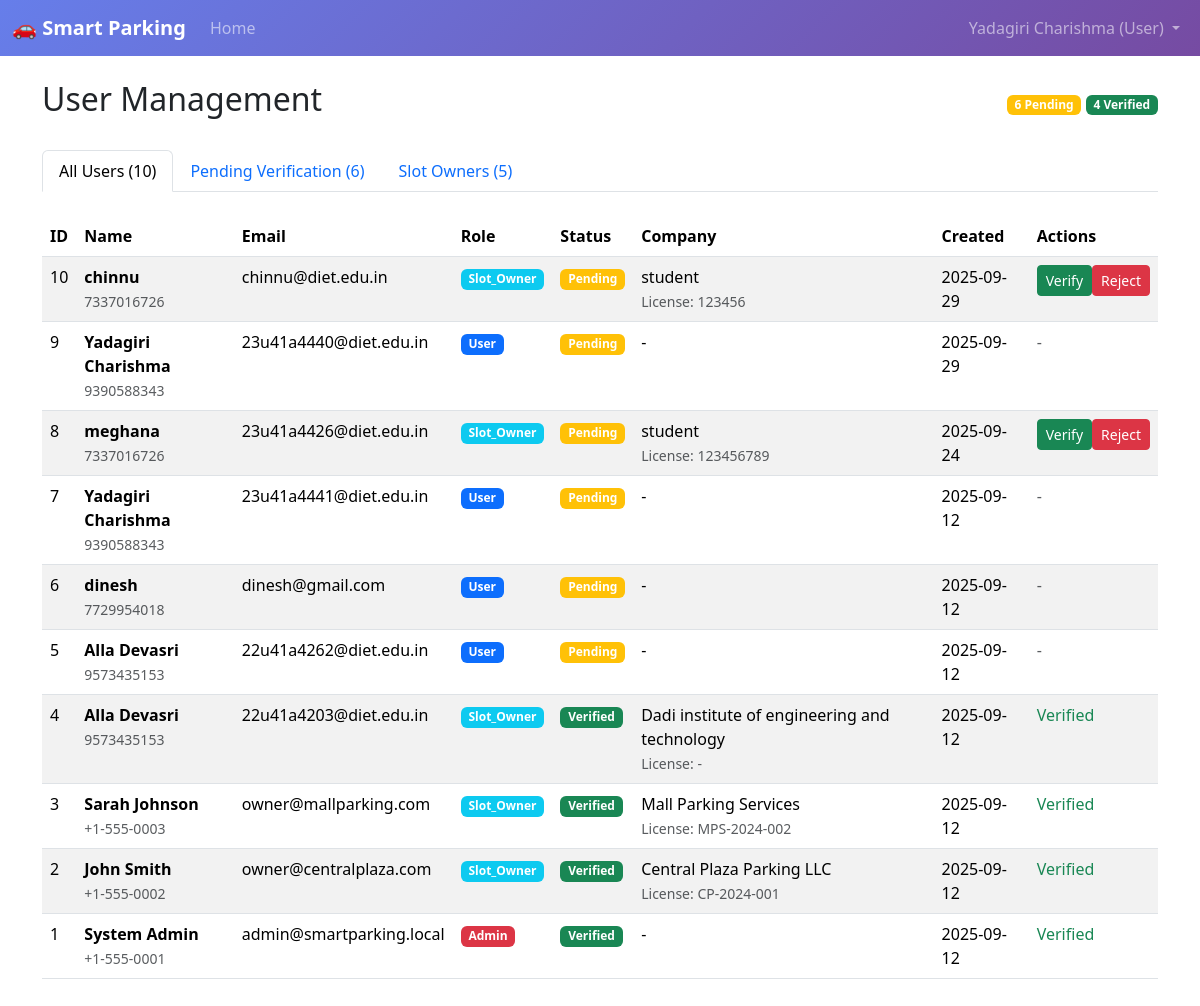
The page /admin/users (signed in) on the database its author committed.
### app/models.py (models this page shows, shortened)
class TimestampMixin:
    created_at = db.Column(db.DateTime, default=datetime.utcnow, nullable=False)
    updated_at = db.Column(db.DateTime, default=datetime.utcnow, onupdate=datetime.utcnow, nullable=False)

class User(UserMixin, db.Model, TimestampMixin):
    __tablename__ = "users"
    id = db.Column(db.Integer, primary_key=True)
    name = db.Column(db.String(120), nullable=False)
    email = db.Column(db.String(255), unique=True, nullable=False, index=True)
    password_hash = db.Column(db.String(255), nullable=False)
    role = db.Column(db.String(20), default="user", nullable=False)  # 'user', 'slot_owner', 'admin'
    phone = db.Column(db.String(20), nullable=True)
    address = db.Column(db.Text, nullable=True)
    company_name = db.Column(db.String(200), nullable=True)  # For slot owners
    license_number = db.Column(db.String(100), nullable=True)  # For slot owners
    is_verified = db.Column(db.Boolean, default=False, nullable=False)
    profile_image = db.Column(db.String(300), nullable=True)
    bookings = db.relationship("Booking", back_populates="user", cascade="all,delete-orphan")
    owned_areas = db.relationship("ParkingArea", back_populates="owner", cascade="all,delete-orphan")

### app/blueprints/admin.py (the view)
@bp.get("/users")
@login_required
def users():
    users = User.query.order_by(User.created_at.desc()).all()
    return render_template("admin/users.html", users=users)

### app/blueprints/auth.py (called while the page is built)
@login_manager.user_loader
def load_user(user_id):
    return User.query.get(int(user_id))

### app/templates/admin/users.html (shortened to what this page needs)
{% extends 'base.html' %}
{% block content %}
<div class="d-flex justify-content-between align-items-center mb-4">
  <h2>User Management</h2>
  <div>
    <span class="badge bg-warning">{{ users|selectattr('is_verified', 'equalto', false)|list|length }} Pending</span>
    <span class="badge bg-success">{{ users|selectattr('is_verified', 'equalto', true)|list|length }} Verified</span>
  </div>
</div>
<ul class="nav nav-tabs mb-4" id="userTabs" role="tablist">
  <li class="nav-item" role="presentation">
    <button class="nav-link active" id="all-tab" data-bs-toggle="tab" data-bs-target="#all" type="button">
      All Users ({{ users|length }})
    </button>
  </li>
  <li class="nav-item" role="presentation">
    <button class="nav-link" id="pending-tab" data-bs-toggle="tab" data-bs-target="#pending" type="button">
      Pending Verification ({{ users|selectattr('is_verified', 'equalto', false)|list|length }})
    </button>
  </li>
  <li class="nav-item" role="presentation">
    <button class="nav-link" id="slot-owners-tab" data-bs-toggle="tab" data-bs-target="#slot-owners" type="button">
      Slot Owners ({{ users|selectattr('role', 'equalto', 'slot_owner')|list|length }})
    </button>
  </li>
</ul>
<div class="tab-content" id="userTabsContent">
  <div class="tab-pane fade show active" id="all">
    <div class="table-responsive">
      <table class="table table-striped">
        <thead>
          <tr>
            <th>ID</th>
            <th>Name</th>
            <th>Email</th>
            <th>Role</th>
            <th>Status</th>
            <th>Company</th>
            <th>Created</th>
            <th>Actions</th>
          </tr>
        </thead>
        <tbody>
          {% for user in users %}
          <tr>
            <td>{{ user.id }}</td>
            <td>
              <strong>{{ user.name }}</strong>
              {% if user.phone %}
                <br><small class="text-muted">{{ user.phone }}</small>
              {% endif %}
            </td>
            <td>{{ user.email }}</td>
            <td>
              <span class="badge bg-{{ 'primary' if user.role == 'user' else 'info' if user.role == 'slot_owner' else 'danger' }}">
                {{ user.role.title() }}
              </span>
            </td>
            <td>
              {% if user.is_verified %}
                <span class="badge bg-success">Verified</span>
              {% else %}
                <span class="badge bg-warning">Pending</span>
              {% endif %}
            </td>
            <td>
              {% if user.company_name %}
                {{ user.company_name }}
                {% if user.license_number %}
                  <br><small class="text-muted">License: {{ user.license_number }}</small>
                {% endif %}
              {% else %}
                -
              {% endif %}
            </td>
            <td>{{ user.created_at.strftime('%Y-%m-%d') }}</td>
            <td>
              {% if not user.is_verified and user.role == 'slot_owner' %}
                <div class="btn-group btn-group-sm">
                  <form method="post" action="/admin/users/{{ user.id }}/verify" class="d-inline">
                    <button type="submit" class="btn btn-success btn-sm"
                            onclick="return confirm('Verify this slot owner?')">
                       Verify
                    </button>
                  </form>
                  <form method="post" action="/admin/users/{{ user.id }}/reject" class="d-inline">
                    <button type="submit" class="btn btn-danger btn-sm"
                            onclick="return confirm('Send rejection email?')">
                       Reject
                    </button>
                  </form>
                </div>
              {% elif user.is_verified %}
                <span class="text-success">
                   Verified
                </span>
              {% else %}
                <span class="text-muted">-</span>
              {% endif %}
            </td>
          </tr>
          {% endfor %}
        </tbody>
      </table>
    </div>
  </div>
</div>
{% endblock %}

### app/templates/layout_nav.html (shortened to what this page needs)
<nav class="navbar navbar-expand-lg navbar-dark" style="background: linear-gradient(135deg, #667eea 0%, #764ba2 100%); backdrop-filter: blur(10px);">
  <div class="container-fluid">
    <a class="navbar-brand fw-bold" href="/">🚗 Smart Parking</a>
    <div class="collapse navbar-collapse" id="navbarNav">
      <ul class="navbar-nav me-auto mb-2 mb-lg-0">
        <li class="nav-item"><a class="nav-link" href="/">Home</a></li>
      </ul>
      <ul class="navbar-nav">
        {% if current_user.is_authenticated %}
          <li class="nav-item dropdown">
            <a class="nav-link dropdown-toggle" href="#" role="button" data-bs-toggle="dropdown">
              {{ current_user.name }} ({{ current_user.role.title() }})
            </a>
          </li>
        {% else %}
          <li class="nav-item"><a class="nav-link" href="/auth/login">Login</a></li>
          <li class="nav-item"><a class="nav-link btn btn-outline-light ms-2" href="/auth/signup">Sign up</a></li>
        {% endif %}
      </ul>
    </div>
  </div>
</nav>

### rows shown on the page
User: name "Yadagiri Charishma", role "User", id "7", phone "9390588343", email "23u41a4441@diet.edu.in", is_verified "Pending", created_at "2025-09-12"
User: id "10", name "chinnu", phone "7337016726", email "chinnu@diet.edu.in", role "Slot_Owner", is_verified "Pending", company_name "student", license_number "123456", created_at "2025-09-29"
User: id "9", name "Yadagiri Charishma", phone "9390588343", email "23u41a4440@diet.edu.in", role "User", is_verified "Pending", created_at "2025-09-29"
User: id "8", name "meghana", phone "7337016726", email "23u41a4426@diet.edu.in", role "Slot_Owner", is_verified "Pending", company_name "student", license_number "123456789", created_at "2025-09-24"
User: id "6", name "dinesh", phone "7729954018", email "dinesh@gmail.com", role "User", is_verified "Pending", created_at "2025-09-12"
User: id "5", name "Alla Devasri", phone "9573435153", email "22u41a4262@diet.edu.in", role "User", is_verified "Pending", created_at "2025-09-12"
User: id "4", name "Alla Devasri", phone "9573435153", email "22u41a4203@diet.edu.in", role "Slot_Owner", is_verified "Verified", company_name "Dadi institute of engineering and technology", license_number "-", created_at "2025-09-12"
User: id "3", name "Sarah Johnson", phone "+1-555-0003", email "owner@mallparking.com", role "Slot_Owner", is_verified "Verified", company_name "Mall Parking Services", license_number "MPS-2024-002", created_at "2025-09-12"
User: id "2", name "John Smith", phone "+1-555-0002", email "owner@centralplaza.com", role "Slot_Owner", is_verified "Verified", company_name "Central Plaza Parking LLC", license_number "CP-2024-001", created_at "2025-09-12"
User: id "1", name "System Admin", phone "+1-555-0001", email "admin@smartparking.local", role "Admin", is_verified "Verified", created_at "2025-09-12"

### other values the page prints
{{ users|selectattr('is_verified', 'equalto', false)|list|length }} "6"
{{ users|selectattr('is_verified', 'equalto', true)|list|length }} "4"
{{ users|length }} "10"
{{ users|selectattr('role', 'equalto', 'slot_owner')|list|length }} "5"
